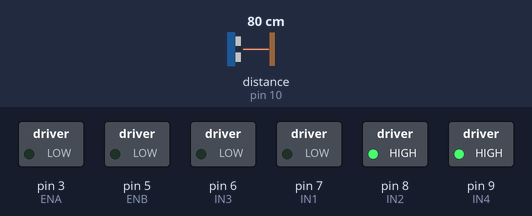
This sketch was run on a simulated Arduino Uno, built with avr-gcc and run on an emulated ATmega328P. Shown: switched loads named in the sketch (green lamp = pin HIGH). Wiring (inferred from the names in the program): ultrasonic range finder: trigger pin 11; echo pin 10. Inputs (shaded band) come from the test bench; at power-on: distance to the obstacle (sensor on pin 10) 80 cm. The echo pulse lasts 58.3 µs per cm; pins used as bus, display or sensor lines are not drawn.

Above: at 1.2 s.
1.3 s: distance to the obstacle (sensor on pin 10) set to 65 cm
2.8 s: distance to the obstacle (sensor on pin 10) set to 55 cm
At 4.0 s:
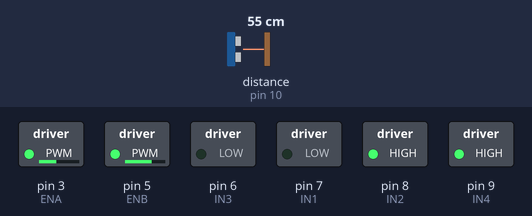
4.3 s: distance to the obstacle (sensor on pin 10) set to 2 cm
At 4.55 s:
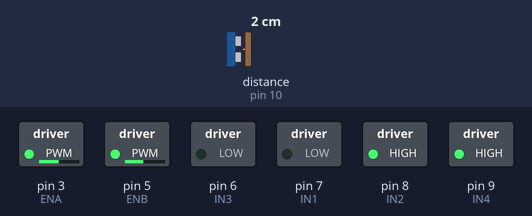
7.3 s: distance to the obstacle (sensor on pin 10) set to 60 cm
At 7.7 s:
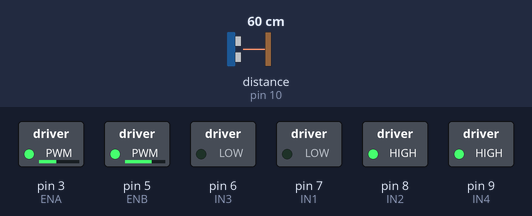
Timing chart, 0 to 9.8 s (numbered marks = the images above; inputs shaded):
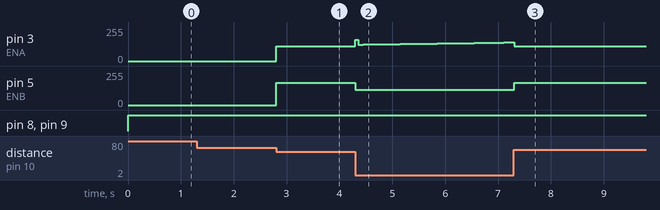

Measured:
- the behaviour switches between 61 and 60 cm on distance to the obstacle (sensor on pin 10) (found by bisection; images 0 and 1)
- after the input at 1.3 s, every drawn part: stays the same
- after the input at 2.8 s, pin 3 (ENA): 0/255 → 110/255 at once; pin 5 (ENB): 0/255 → 168/255 at once
- after the input at 4.3 s, pin 5 (ENB): 168/255 → 115/255 at once
- after the input at 7.3 s, pin 5 (ENB): 115/255 → 168/255 at once

The sketch:

SeguidorDeParede.ino
```cpp
int ENA = 3;
int ENB = 5;
int IN1 = 7;
int IN2 = 8;
int IN3 = 6;
int IN4 = 9;
int echoLateral = 10;
int trigLateral = 11;

void setup( ){

  pinMode(ENA,OUTPUT);
  pinMode(ENB,OUTPUT);
  pinMode(IN1,OUTPUT);
  pinMode(IN2,OUTPUT);
  pinMode(IN3,OUTPUT);
  pinMode(IN4,OUTPUT);

  pinMode(trigLateral, OUTPUT);
  pinMode(echoLateral, INPUT);

  digitalWrite(trigLateral, LOW);
  digitalWrite(ENA,LOW);
  digitalWrite(ENB,LOW);
  digitalWrite(IN1,LOW);
  digitalWrite(IN2,LOW);
  digitalWrite(IN3,LOW);
  digitalWrite(IN4,LOW);
  setAmostra(50);//10
  setTunings(2,0.3,0.1);//2 ,0.2 0.08
  SetOutputLimits(110,160);//  100 - 140
  //Serial.begin(9600);
}


int dispararPulso (int pinEcho, int pinTrig){
  float tempo;
  digitalWrite(pinTrig, HIGH);
  delayMicroseconds(10);
  digitalWrite(pinTrig, LOW);
  tempo = pulseIn(pinEcho, HIGH);//,5000);//4500
  return tempo;
}


int calcularDistancia (int pinEcho, int pinTrig){
  return (dispararPulso(pinEcho, pinTrig)/29.4)/2;
}


void frente(int velocidadeMotor1, int velocidadeMotor2){
  digitalWrite(IN1,LOW);
  digitalWrite(IN2,HIGH);
  digitalWrite(IN3,LOW);
  digitalWrite(IN4,HIGH);

  analogWrite(ENA,velocidadeMotor1);
  velocidadeMotor2 *= 1.05;
  if (velocidadeMotor2 > 255) velocidadeMotor2=255;
  analogWrite(ENB,velocidadeMotor2);

}
void esquerda(int velocidadeMotor1, int velocidadeMotor2){
  digitalWrite(IN1,LOW);
  digitalWrite(IN2,HIGH);
  digitalWrite(IN3,HIGH);
  digitalWrite(IN4,LOW);
  analogWrite(ENA,velocidadeMotor1);
  analogWrite(ENB,velocidadeMotor2+75);//70 65

}

void direita(int velocidadeMotor1, int velocidadeMotor2){
  digitalWrite(IN3,LOW);
  digitalWrite(IN4,HIGH);
  digitalWrite(IN1,HIGH);
  digitalWrite(IN2,LOW);
  analogWrite(ENA,velocidadeMotor1 + 75);//
  analogWrite(ENB,velocidadeMotor2);

}

double distancia = 0;
double ultimaDistancia;
double erro, dt;
int x, y;
double kd, kp, ki, i, d;
double errSum, lastErr;
int cons = 100;
int amostra = 100; // 1seg
double outMin, outMax;

void definirErro(int setPoint){
  calcularTempo();
  if(dt >= amostra){
      distancia = calcularDistancia(echoLateral, trigLateral);
      if(distancia > 0 && distancia < 60){
        erro =  setPoint - distancia;
        double dDistancia = (distancia - ultimaDistancia);
        i += ki * erro; //Tuning Changes
        if(i > 15){// +15
         i = 15;
        }else if(i < -15){ // -15
         i = -15;
        }
    //Serial.println(d);
        d = kd * dDistancia;
        int p = (erro*kp);
        x = cons + (p - d + i);
        y = cons - (p - d + i);
        limiteXY();
        ultimaDistancia = distancia;
      }
      dt = 0;
  }

}


void control(){
  if(x >= 0 && y>= 0){
    frente(x,y);
  }else if (x < 0 && y> 0){
    direita(-x,y);
  }else if(x > 0 && y< 0){
    esquerda(x,-y);
  }
}


void limiteXY(){
   if(x > outMax){
    x = outMax;
   }else if(x < outMin){
    x = outMin;
   }
   if(y > outMax){
    y = outMax;
   }else if(y < outMin){
    y = outMin;
   }
}


void SetOutputLimits(double Min, double Max){ // RESET WIDNUP{
   if(Min < Max){
     outMin = Min;
     outMax = Max;
   }
}


void setTunings(double Kp, double Ki , double Kd){
  double amostraEmSeg = ((double)amostra/1000);
  kp = Kp;
  ki = Ki * amostraEmSeg;
  kd = Kd / amostraEmSeg;
}


void setAmostra(int Amostra){

  if(Amostra > 0){

    double ratio = (double)Amostra / (double)amostra;

    ki *= ratio;

    kd /= ratio;

    amostra = (unsigned long)Amostra;

  }

}
long tempoFinal=0;
long tempo = 0 ;

void calcularTempo(){
  tempo = tempoFinal;
  tempoFinal = millis();
  dt += (double)(tempoFinal - tempo);
}


void loop() {
  definirErro(20);
  control();
}
```
